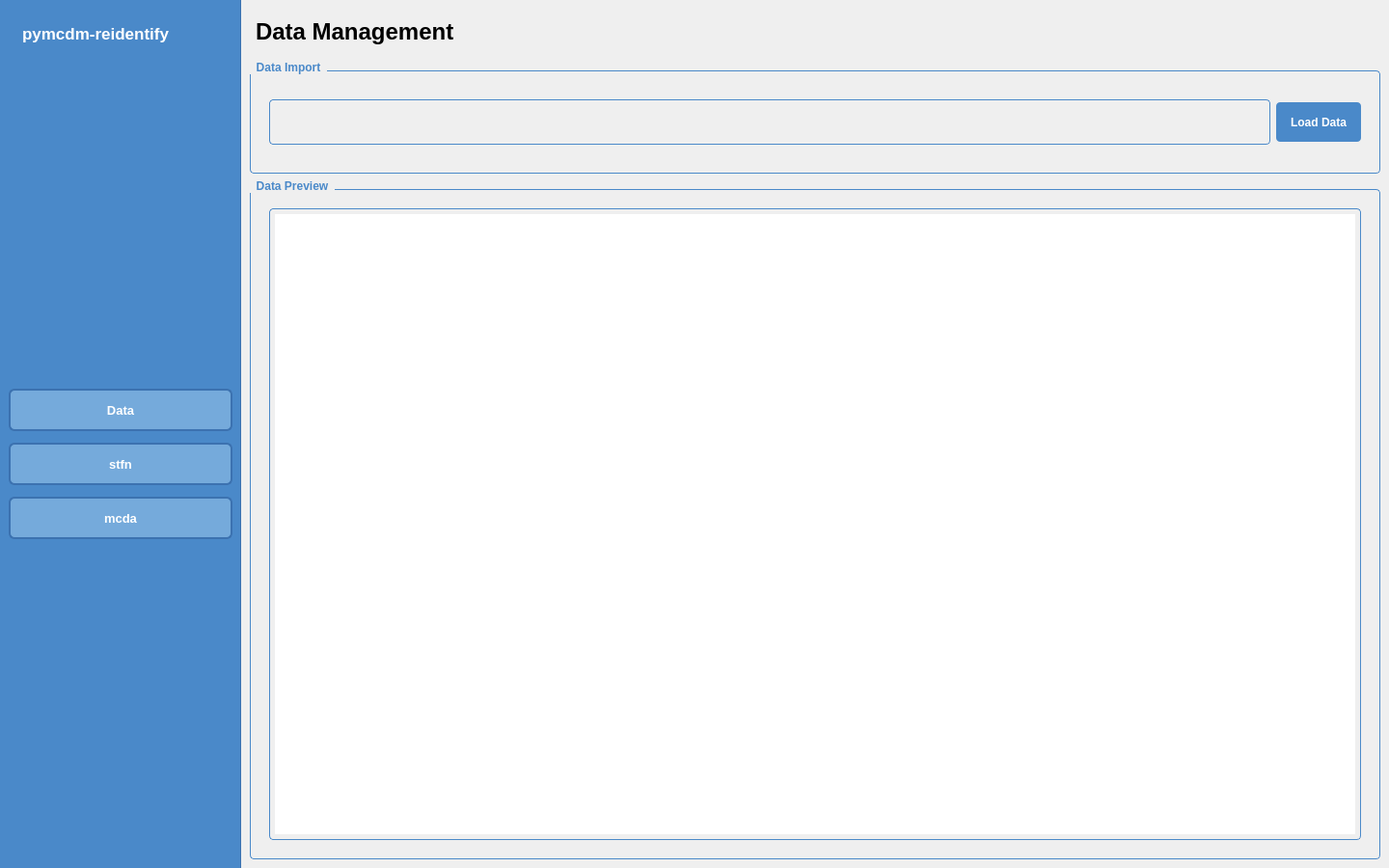
<?xml version="1.0" encoding="UTF-8"?>
<ui version="4.0">
 <class>MainWindow</class>
 <widget class="QMainWindow" name="MainWindow">
  <property name="geometry">
   <rect>
    <x>0</x>
    <y>0</y>
    <width>1440</width>
    <height>900</height>
   </rect>
  </property>
  <property name="minimumSize">
   <size>
    <width>1000</width>
    <height>700</height>
   </size>
  </property>
  <property name="windowTitle">
   <string>MainWindow</string>
  </property>
  <property name="styleSheet">
   <string notr="true">/* SIDEBAR AND NAVIGATION */
QWidget#nav {
    background-color: #4A89C9;
    border-right: 1px solid #3c72b0;
}

QLabel#lbl_app_title {
    color: #FFFFFF;
    font-size: 17px;
    font-weight: 700;
    padding: 16px 10px;
}

QWidget#nav QPushButton {
    background-color: #75aadb;
    color: #FFFFFF;
    border: 2px solid #3c72b0;
    border-radius: 6px;
    margin-bottom: 6px;
    font-size: 13px;
    font-weight: 500;
    min-height: 40px;
    min-width: 200px;
}

/* HEADERS AND PRIMARY BUTTONS */
QLabel#lbl_data_management, 
QLabel#lbl_stfn_analysis, 
QLabel#lbl_mcda_title {
    font-size: 24px;
    font-weight: bold;
    padding: 10px 0;
}

QPushButton#btn_load_data, 
QPushButton#btn_generate_bounds, 
QPushButton#btn_calculate_stfn, 
QPushButton#btn_calculate_ranking {
    background-color: #4A89C9;
    color: #FFFFFF;
    border: none;
    border-radius: 4px;
    padding: 8px 15px;
    font-weight: 600;
    min-height: 25px;
}

QPushButton:hover {
    background-color: #3c72b0;
}

/* CONTAINERS AND ACCENT BORDERS */
QGroupBox {
    color: #4A89C9;
    font-weight: bold;
    border: 1px solid #4A89C9;
    border-radius: 4px;
    margin-top: 10px;
    padding: 10px;
}

QGroupBox::title {
    subcontrol-origin: margin;
    subcontrol-position: top left;
    padding: 0 5px;
}

/* INPUTS, TABLES AND DYNAMIC THEME (SYSTEM COLORS) */
QTextEdit, QPlainTextEdit, QComboBox, QTableWidget, QGraphicsView {
    border: 1px solid #4A89C9;
    border-radius: 4px;
    padding: 5px;
}

QHeaderView::section {
    padding: 4px;
    border: 1px solid #4A89C9;
    font-weight: 600;
}

/* COMPONENT HEIGHT ADJUSTMENTS */
QTextEdit, QComboBox {
    max-height: 35px;
    min-height: 25px;
}

QTextEdit#txt_stfn_results, 
QTextEdit#txt_new_ranking, 
QTextEdit#txt_old_ranking,
QPlainTextEdit#txt_bounds_data {
    max-height: none;
}</string>
  </property>
  <widget class="QWidget" name="centralwidget">
   <property name="styleSheet">
    <string notr="true"/>
   </property>
   <layout class="QHBoxLayout" name="horizontalLayout" stretch="0,1">
    <property name="spacing">
     <number>0</number>
    </property>
    <property name="leftMargin">
     <number>0</number>
    </property>
    <property name="topMargin">
     <number>0</number>
    </property>
    <property name="rightMargin">
     <number>0</number>
    </property>
    <property name="bottomMargin">
     <number>0</number>
    </property>
    <item>
     <widget class="QWidget" name="nav" native="true">
      <property name="sizePolicy">
       <sizepolicy hsizetype="Fixed" vsizetype="Expanding">
        <horstretch>0</horstretch>
        <verstretch>0</verstretch>
       </sizepolicy>
      </property>
      <property name="minimumSize">
       <size>
        <width>250</width>
        <height>0</height>
       </size>
      </property>
      <property name="maximumSize">
       <size>
        <width>250</width>
        <height>16777215</height>
       </size>
      </property>
      <property name="styleSheet">
       <string notr="true"/>
      </property>
      <layout class="QVBoxLayout" name="verticalLayout">
       <item>
        <widget class="QLabel" name="lbl_app_title">
         <property name="styleSheet">
          <string notr="true"/>
         </property>
         <property name="text">
          <string>pymcdm-reidentify</string>
         </property>
        </widget>
       </item>
       <item>
        <spacer name="verticalSpacer">
         <property name="orientation">
          <enum>Qt::Vertical</enum>
         </property>
         <property name="sizeHint" stdset="0">
          <size>
           <width>20</width>
           <height>40</height>
          </size>
         </property>
        </spacer>
       </item>
       <item>
        <widget class="QPushButton" name="btn_data_page">
         <property name="minimumSize">
          <size>
           <width>204</width>
           <height>50</height>
          </size>
         </property>
         <property name="maximumSize">
          <size>
           <width>16777215</width>
           <height>40</height>
          </size>
         </property>
         <property name="text">
          <string>Data</string>
         </property>
        </widget>
       </item>
       <item>
        <widget class="QPushButton" name="btn_stfn_page">
         <property name="minimumSize">
          <size>
           <width>204</width>
           <height>50</height>
          </size>
         </property>
         <property name="maximumSize">
          <size>
           <width>16777215</width>
           <height>40</height>
          </size>
         </property>
         <property name="text">
          <string>stfn</string>
         </property>
        </widget>
       </item>
       <item>
        <widget class="QPushButton" name="btn_mcda_page">
         <property name="minimumSize">
          <size>
           <width>204</width>
           <height>50</height>
          </size>
         </property>
         <property name="maximumSize">
          <size>
           <width>16777215</width>
           <height>40</height>
          </size>
         </property>
         <property name="text">
          <string>mcda</string>
         </property>
        </widget>
       </item>
       <item>
        <spacer name="verticalSpacer_2">
         <property name="orientation">
          <enum>Qt::Vertical</enum>
         </property>
         <property name="sizeHint" stdset="0">
          <size>
           <width>20</width>
           <height>40</height>
          </size>
         </property>
        </spacer>
       </item>
      </layout>
     </widget>
    </item>
    <item>
     <widget class="QStackedWidget" name="pages">
      <property name="sizePolicy">
       <sizepolicy hsizetype="Expanding" vsizetype="Expanding">
        <horstretch>0</horstretch>
        <verstretch>0</verstretch>
       </sizepolicy>
      </property>
      <property name="styleSheet">
       <string notr="true"/>
      </property>
      <property name="currentIndex">
       <number>0</number>
      </property>
      <widget class="QWidget" name="data_page">
       <property name="styleSheet">
        <string notr="true"/>
       </property>
       <layout class="QVBoxLayout" name="verticalLayout_2" stretch="0,1,6">
        <item>
         <widget class="QLabel" name="lbl_data_management">
          <property name="styleSheet">
           <string notr="true">/*font-size: 24px; font-weight: bold;*/</string>
          </property>
          <property name="text">
           <string>Data Management</string>
          </property>
         </widget>
        </item>
        <item>
         <widget class="QGroupBox" name="data_input_container">
          <property name="title">
           <string>Data Import</string>
          </property>
          <layout class="QHBoxLayout" name="horizontalLayout_3">
           <item>
            <widget class="QTextEdit" name="txt_data_input">
             <property name="enabled">
              <bool>false</bool>
             </property>
             <property name="sizePolicy">
              <sizepolicy hsizetype="Expanding" vsizetype="Fixed">
               <horstretch>0</horstretch>
               <verstretch>0</verstretch>
              </sizepolicy>
             </property>
             <property name="readOnly">
              <bool>true</bool>
             </property>
            </widget>
           </item>
           <item>
            <widget class="QPushButton" name="btn_load_data">
             <property name="text">
              <string>Load Data</string>
             </property>
            </widget>
           </item>
          </layout>
         </widget>
        </item>
        <item>
         <widget class="QGroupBox" name="data_table_container">
          <property name="title">
           <string>Data Preview</string>
          </property>
          <layout class="QVBoxLayout" name="verticalLayout_5">
           <item>
            <widget class="QTableWidget" name="tbl_data_view"/>
           </item>
          </layout>
         </widget>
        </item>
       </layout>
      </widget>
      <widget class="QWidget" name="stfn_page">
       <property name="styleSheet">
        <string notr="true"/>
       </property>
       <layout class="QVBoxLayout" name="verticalLayout_3" stretch="0,1">
        <item>
         <widget class="QLabel" name="lbl_stfn_analysis">
          <property name="styleSheet">
           <string notr="true"/>
          </property>
          <property name="text">
           <string>STFN Analysis</string>
          </property>
         </widget>
        </item>
        <item>
         <widget class="QWidget" name="stfn_main_container" native="true">
          <layout class="QHBoxLayout" name="horizontalLayout_4" stretch="2,3">
           <item>
            <widget class="QGroupBox" name="stfn_parameters_container">
             <property name="title">
              <string>Parameters</string>
             </property>
             <layout class="QVBoxLayout" name="verticalLayout_6">
              <item>
               <widget class="QLabel" name="lbl_bounds">
                <property name="text">
                 <string>Bounds for Criteria</string>
                </property>
               </widget>
              </item>
              <item>
               <widget class="QPlainTextEdit" name="txt_bounds_data"/>
              </item>
              <item>
               <widget class="QPushButton" name="btn_generate_bounds">
                <property name="text">
                 <string>Generate Bounds</string>
                </property>
               </widget>
              </item>
              <item>
               <widget class="QLabel" name="lbl_alternatives_ranking">
                <property name="text">
                 <string>Alternatives Ranking</string>
                </property>
               </widget>
              </item>
              <item>
               <widget class="QTextEdit" name="txt_alternatives_ranking"/>
              </item>
              <item>
               <widget class="QLabel" name="label">
                <property name="text">
                 <string>MCDA Method</string>
                </property>
               </widget>
              </item>
              <item>
               <widget class="QComboBox" name="cb_mcda_method">
                <item>
                 <property name="text">
                  <string>TOPSIS</string>
                 </property>
                </item>
                <item>
                 <property name="text">
                  <string>VIKOR</string>
                 </property>
                </item>
                <item>
                 <property name="text">
                  <string>WASPAS</string>
                 </property>
                </item>
                <item>
                 <property name="text">
                  <string>MABAC</string>
                 </property>
                </item>
               </widget>
              </item>
              <item>
               <widget class="QLabel" name="lbl_criteria_weights">
                <property name="text">
                 <string>Criteria Weights</string>
                </property>
               </widget>
              </item>
              <item>
               <widget class="QTextEdit" name="txt_criteria_weights"/>
              </item>
              <item>
               <widget class="QLabel" name="lbl_population_size">
                <property name="text">
                 <string>Population Size</string>
                </property>
               </widget>
              </item>
              <item>
               <widget class="QTextEdit" name="txt_population_size">
                <property name="html">
                 <string>&lt;!DOCTYPE HTML PUBLIC &quot;-//W3C//DTD HTML 4.0//EN&quot; &quot;http://www.w3.org/TR/REC-html40/strict.dtd&quot;&gt;
&lt;html&gt;&lt;head&gt;&lt;meta name=&quot;qrichtext&quot; content=&quot;1&quot; /&gt;&lt;style type=&quot;text/css&quot;&gt;
p, li { white-space: pre-wrap; }
&lt;/style&gt;&lt;/head&gt;&lt;body style=&quot; font-family:'MS Shell Dlg 2'; font-size:8.25pt; font-weight:400; font-style:normal;&quot;&gt;
&lt;p style=&quot; margin-top:0px; margin-bottom:0px; margin-left:0px; margin-right:0px; -qt-block-indent:0; text-indent:0px;&quot;&gt;100&lt;/p&gt;&lt;/body&gt;&lt;/html&gt;</string>
                </property>
               </widget>
              </item>
              <item>
               <widget class="QLabel" name="lbl_epoch_size">
                <property name="text">
                 <string>Epoch Size</string>
                </property>
               </widget>
              </item>
              <item>
               <widget class="QTextEdit" name="txt_epoch_size">
                <property name="html">
                 <string>&lt;!DOCTYPE HTML PUBLIC &quot;-//W3C//DTD HTML 4.0//EN&quot; &quot;http://www.w3.org/TR/REC-html40/strict.dtd&quot;&gt;
&lt;html&gt;&lt;head&gt;&lt;meta name=&quot;qrichtext&quot; content=&quot;1&quot; /&gt;&lt;style type=&quot;text/css&quot;&gt;
p, li { white-space: pre-wrap; }
&lt;/style&gt;&lt;/head&gt;&lt;body style=&quot; font-family:'MS Shell Dlg 2'; font-size:8.25pt; font-weight:400; font-style:normal;&quot;&gt;
&lt;p style=&quot; margin-top:0px; margin-bottom:0px; margin-left:0px; margin-right:0px; -qt-block-indent:0; text-indent:0px;&quot;&gt;1000&lt;/p&gt;&lt;/body&gt;&lt;/html&gt;</string>
                </property>
               </widget>
              </item>
              <item>
               <widget class="QLabel" name="lbl_c1_size">
                <property name="text">
                 <string>Local coefficient</string>
                </property>
               </widget>
              </item>
              <item>
               <widget class="QTextEdit" name="txt_c1_size">
                <property name="html">
                 <string>&lt;!DOCTYPE HTML PUBLIC &quot;-//W3C//DTD HTML 4.0//EN&quot; &quot;http://www.w3.org/TR/REC-html40/strict.dtd&quot;&gt;
&lt;html&gt;&lt;head&gt;&lt;meta name=&quot;qrichtext&quot; content=&quot;1&quot; /&gt;&lt;style type=&quot;text/css&quot;&gt;
p, li { white-space: pre-wrap; }
&lt;/style&gt;&lt;/head&gt;&lt;body style=&quot; font-family:'MS Shell Dlg 2'; font-size:8.25pt; font-weight:400; font-style:normal;&quot;&gt;
&lt;p style=&quot; margin-top:0px; margin-bottom:0px; margin-left:0px; margin-right:0px; -qt-block-indent:0; text-indent:0px;&quot;&gt;2.05&lt;/p&gt;&lt;/body&gt;&lt;/html&gt;</string>
                </property>
               </widget>
              </item>
              <item>
               <widget class="QLabel" name="lbl_c2_size">
                <property name="text">
                 <string>Global coefficient</string>
                </property>
               </widget>
              </item>
              <item>
               <widget class="QTextEdit" name="txt_c2_size">
                <property name="html">
                 <string>&lt;!DOCTYPE HTML PUBLIC &quot;-//W3C//DTD HTML 4.0//EN&quot; &quot;http://www.w3.org/TR/REC-html40/strict.dtd&quot;&gt;
&lt;html&gt;&lt;head&gt;&lt;meta name=&quot;qrichtext&quot; content=&quot;1&quot; /&gt;&lt;style type=&quot;text/css&quot;&gt;
p, li { white-space: pre-wrap; }
&lt;/style&gt;&lt;/head&gt;&lt;body style=&quot; font-family:'MS Shell Dlg 2'; font-size:8.25pt; font-weight:400; font-style:normal;&quot;&gt;
&lt;p style=&quot; margin-top:0px; margin-bottom:0px; margin-left:0px; margin-right:0px; -qt-block-indent:0; text-indent:0px;&quot;&gt;2.05&lt;/p&gt;&lt;/body&gt;&lt;/html&gt;</string>
                </property>
               </widget>
              </item>
              <item>
               <widget class="QLabel" name="lbl_w_size">
                <property name="text">
                 <string>Weight min of bird</string>
                </property>
               </widget>
              </item>
              <item>
               <widget class="QTextEdit" name="txt_w_size">
                <property name="html">
                 <string>&lt;!DOCTYPE HTML PUBLIC &quot;-//W3C//DTD HTML 4.0//EN&quot; &quot;http://www.w3.org/TR/REC-html40/strict.dtd&quot;&gt;
&lt;html&gt;&lt;head&gt;&lt;meta name=&quot;qrichtext&quot; content=&quot;1&quot; /&gt;&lt;style type=&quot;text/css&quot;&gt;
p, li { white-space: pre-wrap; }
&lt;/style&gt;&lt;/head&gt;&lt;body style=&quot; font-family:'MS Shell Dlg 2'; font-size:8.25pt; font-weight:400; font-style:normal;&quot;&gt;
&lt;p style=&quot; margin-top:0px; margin-bottom:0px; margin-left:0px; margin-right:0px; -qt-block-indent:0; text-indent:0px;&quot;&gt;0.4&lt;/p&gt;&lt;/body&gt;&lt;/html&gt;</string>
                </property>
               </widget>
              </item>
              <item>
               <spacer name="verticalSpacer_3">
                <property name="orientation">
                 <enum>Qt::Vertical</enum>
                </property>
                <property name="sizeHint" stdset="0">
                 <size>
                  <width>20</width>
                  <height>40</height>
                 </size>
                </property>
               </spacer>
              </item>
              <item>
               <widget class="QPushButton" name="btn_calculate_stfn">
                <property name="text">
                 <string>Calculate STFN</string>
                </property>
               </widget>
              </item>
             </layout>
            </widget>
           </item>
           <item>
            <widget class="QWidget" name="stfn_results_and_vis_wrapper" native="true">
             <layout class="QVBoxLayout" name="verticalLayout_7" stretch="0,1">
              <item>
               <widget class="QGroupBox" name="stfn_results_container">
                <property name="title">
                 <string>Results</string>
                </property>
                <layout class="QHBoxLayout" name="horizontalLayout_5">
                 <item>
                  <widget class="QTextEdit" name="txt_stfn_results">
                   <property name="readOnly">
                    <bool>true</bool>
                   </property>
                  </widget>
                 </item>
                </layout>
               </widget>
              </item>
              <item>
               <widget class="QGroupBox" name="stfn_visualization_container">
                <property name="title">
                 <string>Visualization</string>
                </property>
                <layout class="QVBoxLayout" name="verticalLayout_8">
                 <item>
                  <layout class="QHBoxLayout" name="horizontalLayout_6">
                   <item>
                    <spacer name="horizontalSpacer_3_left">
                     <property name="orientation">
                      <enum>Qt::Horizontal</enum>
                     </property>
                     <property name="sizeHint" stdset="0">
                      <size>
                       <width>40</width>
                       <height>20</height>
                      </size>
                     </property>
                    </spacer>
                   </item>
                   <item>
                    <widget class="QPushButton" name="btn_previous_visualization">
                     <property name="minimumSize">
                      <size>
                       <width>0</width>
                       <height>0</height>
                      </size>
                     </property>
                     <property name="maximumSize">
                      <size>
                       <width>100</width>
                       <height>16777215</height>
                      </size>
                     </property>
                     <property name="text">
                      <string>Previous</string>
                     </property>
                    </widget>
                   </item>
                   <item>
                    <widget class="QPushButton" name="btn_next_visualization">
                     <property name="minimumSize">
                      <size>
                       <width>0</width>
                       <height>0</height>
                      </size>
                     </property>
                     <property name="maximumSize">
                      <size>
                       <width>100</width>
                       <height>16777215</height>
                      </size>
                     </property>
                     <property name="text">
                      <string>Next</string>
                     </property>
                    </widget>
                   </item>
                   <item>
                    <spacer name="horizontalSpacer_3_right">
                     <property name="orientation">
                      <enum>Qt::Horizontal</enum>
                     </property>
                     <property name="sizeHint" stdset="0">
                      <size>
                       <width>40</width>
                       <height>20</height>
                      </size>
                     </property>
                    </spacer>
                   </item>
                  </layout>
                 </item>
                 <item>
                  <widget class="QGraphicsView" name="gv_stfn_visualization"/>
                 </item>
                </layout>
               </widget>
              </item>
             </layout>
            </widget>
           </item>
          </layout>
         </widget>
        </item>
       </layout>
      </widget>
      <widget class="QWidget" name="mcda_page">
       <property name="styleSheet">
        <string notr="true"/>
       </property>
       <layout class="QVBoxLayout" name="verticalLayout_4" stretch="0,1">
        <item>
         <widget class="QLabel" name="lbl_mcda_title">
          <property name="styleSheet">
           <string notr="true"/>
          </property>
          <property name="text">
           <string>MCDA Methods</string>
          </property>
         </widget>
        </item>
        <item>
         <widget class="QWidget" name="mcda_main_container" native="true">
          <layout class="QHBoxLayout" name="horizontalLayout_4_mcda" stretch="1,1">
           <item>
            <widget class="QWidget" name="mcda_config_and_vis_wrapper" native="true">
             <layout class="QVBoxLayout" name="verticalLayout_9" stretch="2,4">
              <item>
               <widget class="QGroupBox" name="mcda_config_container">
                <property name="title">
                 <string>Method Configuration</string>
                </property>
                <layout class="QVBoxLayout" name="verticalLayout_MethodConfig">
                 <item>
                  <widget class="QLabel" name="lbl_mcda_methods">
                   <property name="text">
                    <string>MCDA Method</string>
                   </property>
                  </widget>
                 </item>
                 <item>
                  <widget class="QTextEdit" name="txt_mcda_method">
                   <property name="readOnly">
                    <bool>true</bool>
                   </property>
                  </widget>
                 </item>
                 <item>
                  <widget class="QLabel" name="lbl_weights_mcda">
                   <property name="text">
                    <string>Criteria Weights</string>
                   </property>
                  </widget>
                 </item>
                 <item>
                  <widget class="QTextEdit" name="txt_weights_mcda">
                   <property name="readOnly">
                    <bool>true</bool>
                   </property>
                  </widget>
                 </item>
                 <item>
                  <spacer name="verticalSpacer_4">
                   <property name="orientation">
                    <enum>Qt::Vertical</enum>
                   </property>
                   <property name="sizeHint" stdset="0">
                    <size>
                     <width>20</width>
                     <height>40</height>
                    </size>
                   </property>
                  </spacer>
                 </item>
                 <item>
                  <widget class="QPushButton" name="btn_calculate_ranking">
                   <property name="text">
                    <string>Calculate Ranking</string>
                   </property>
                  </widget>
                 </item>
                </layout>
               </widget>
              </item>
              <item>
               <widget class="QGroupBox" name="mcda_correlatio_container">
                <property name="title">
                 <string>Correlation Visualization</string>
                </property>
                <layout class="QVBoxLayout" name="verticalLayout_CorrelationVis">
                 <item>
                  <widget class="QGraphicsView" name="gv_correlation_visualization"/>
                 </item>
                </layout>
               </widget>
              </item>
             </layout>
            </widget>
           </item>
           <item>
            <widget class="QWidget" name="mcda_results_and_vis_wrapper" native="true">
             <layout class="QVBoxLayout" name="verticalLayout_10" stretch="1,1,4">
              <item>
               <widget class="QGroupBox" name="mcda_new_ranking_container">
                <property name="title">
                 <string>New Ranking</string>
                </property>
                <layout class="QHBoxLayout" name="horizontalLayout_7">
                 <item>
                  <widget class="QTextEdit" name="txt_new_ranking">
                   <property name="readOnly">
                    <bool>true</bool>
                   </property>
                  </widget>
                 </item>
                </layout>
               </widget>
              </item>
              <item>
               <widget class="QGroupBox" name="mcda_old_ranking_container">
                <property name="title">
                 <string>Old Ranking</string>
                </property>
                <layout class="QHBoxLayout" name="horizontalLayout_8">
                 <item>
                  <widget class="QTextEdit" name="txt_old_ranking">
                   <property name="readOnly">
                    <bool>true</bool>
                   </property>
                  </widget>
                 </item>
                </layout>
               </widget>
              </item>
              <item>
               <widget class="QGroupBox" name="mcda_visualization_container">
                <property name="title">
                 <string>Rank Comparison Visualization</string>
                </property>
                <layout class="QVBoxLayout" name="verticalLayout_11">
                 <item>
                  <widget class="QGraphicsView" name="gv_mcda_visualization"/>
                 </item>
                </layout>
               </widget>
              </item>
             </layout>
            </widget>
           </item>
          </layout>
         </widget>
        </item>
       </layout>
      </widget>
     </widget>
    </item>
   </layout>
  </widget>
 </widget>
 <resources/>
 <connections/>
</ui>
